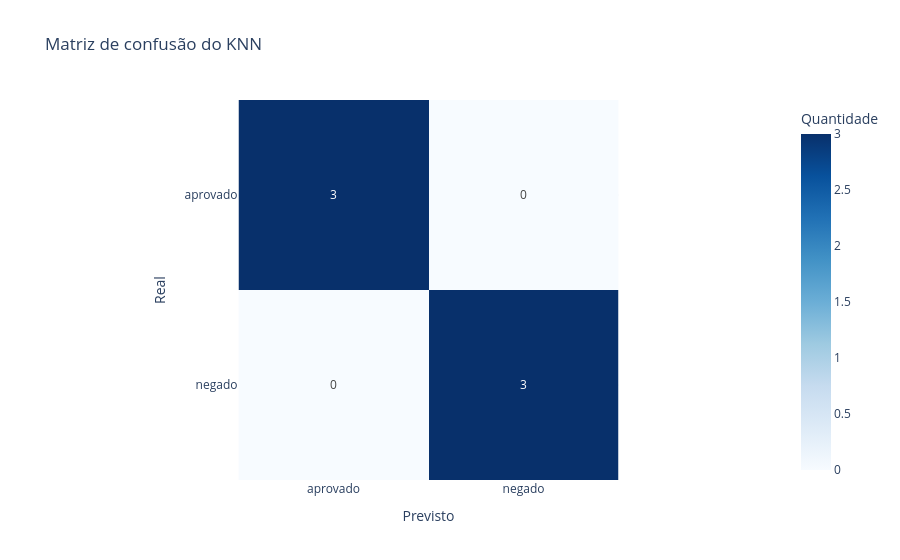

Notebook code cell kept with this figure:
### Markdown cell above
Esta célula cria a matriz de confusão do modelo KNN. A matriz compara a classe real com a classe prevista, então a diagonal principal representa os acertos e os outros campos representariam erros. Mesmo com uma base pequena, esse gráfico é útil porque mostra de forma direta se o modelo confundiu `aprovado` com `negado`. Em uma situação real, essa análise seria essencial porque aprovar errado e negar errado têm impactos de negócio diferentes.

### Code cell
figura_matriz_confusao = px.imshow(
    resultado_credito['matriz_confusao_credito'],
    x=resultado_credito['classes_credito'],
    y=resultado_credito['classes_credito'],
    text_auto=True,
    labels={'x': 'Previsto', 'y': 'Real', 'color': 'Quantidade'},
    title='Matriz de confusão do KNN',
    color_continuous_scale='Blues',
)
figura_matriz_confusao.update_layout(template='plotly_white')
figura_matriz_confusao.show()

### Figure 1 — Plotly figure (JSON) as saved in the notebook; plotly's stock layout.template omitted (floating-point values rounded to 4 significant figures)
{"data": [{"coloraxis": "coloraxis", "hovertemplate": "Previsto: %{x}<br>Real: %{y}<br>Quantidade: %{z}<extra></extra>", "name": "0", "texttemplate": "%{z}", "type": "heatmap", "x": ["aprovado", "negado"], "xaxis": "x", "y": ["aprovado", "negado"], "yaxis": "y", "z": [[3, 0], [0, 3]]}], "layout": {"coloraxis": {"colorbar": {"title": {"text": "Quantidade"}}, "colorscale": [[0, "rgb(247,251,255)"], [0.125, "rgb(222,235,247)"], [0.25, "rgb(198,219,239)"], [0.375, "rgb(158,202,225)"], [0.5, "rgb(107,174,214)"], [0.625, "rgb(66,146,198)"], [0.75, "rgb(33,113,181)"], [0.875, "rgb(8,81,156)"], [1, "rgb(8,48,107)"]]}, "title": {"text": "Matriz de confusão do KNN"}, "xaxis": {"anchor": "y", "constrain": "domain", "domain": [0, 1], "scaleanchor": "y", "title": {"text": "Previsto"}}, "yaxis": {"anchor": "x", "autorange": "reversed", "constrain": "domain", "domain": [0, 1], "title": {"text": "Real"}}}}
